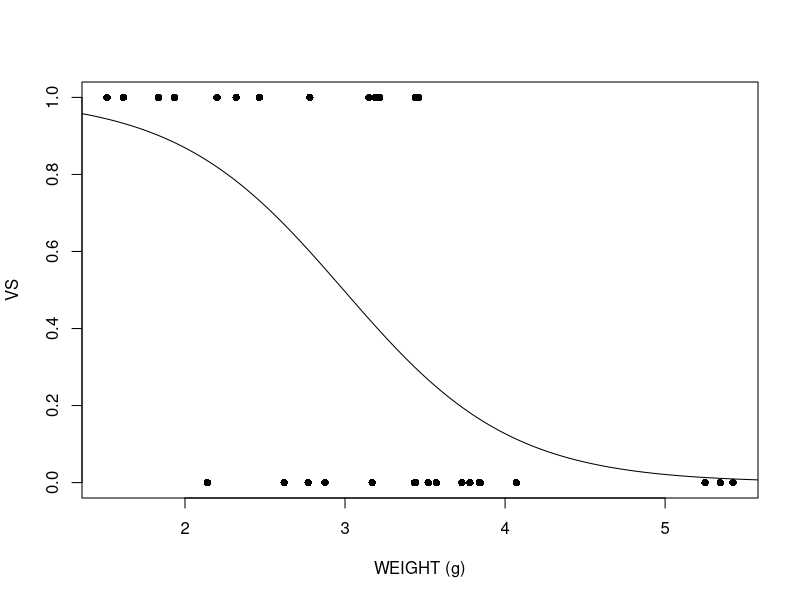
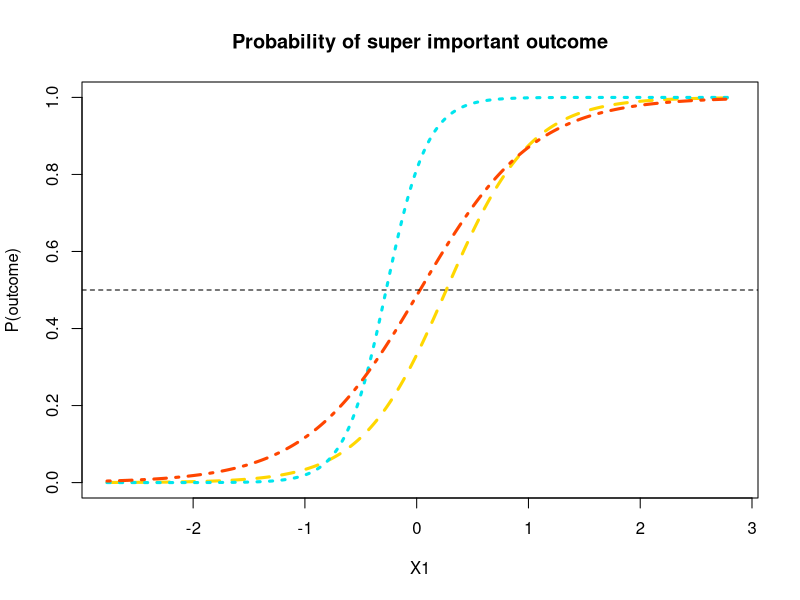

These figures' R source, in order:
## practice with R data
model <- glm(formula= vs ~ wt + disp, data=mtcars, family=binomial)
summary(model)

newdata = data.frame(wt = 2.1, disp = 180)
predict(model, newdata, type="response")


model_weight <- glm(formula= vs ~ wt, data=mtcars, family=binomial)
summary(model_weight)
range(mtcars$wt)
length(mtcars$wt) # 32
# [1] 1.513 5.424

xweight <- seq(0, 6, 0.01)
length(xweight) # 601
yweight <- predict(model_weight, list(wt = xweight),type="response")
plot(mtcars$wt, mtcars$vs, pch = 16, xlab = "WEIGHT (g)", ylab = "VS")
lines(xweight, yweight)
length(yweight)      


### plotting logistic regression

set.seed(24601) # setting this so the random results will be repeatable 

library(MASS)
covmat <- matrix(c(1.0,   0.2,   0.6, 
                   0.2,   1.0,  -0.5, 
                   0.6,  -0.5,   1.0), nrow=3) # the true cov matrix for my data
data <- mvrnorm(300, mu=c(0,0,0), Sigma=covmat) # generate random data that match that cov matrix
colnames(data) <- c("X1", "X2", "DV")
data <- as.data.frame(data)
data$group <- gl(n=3, k=ceiling(nrow(data)/3), labels=c("a", "b", "c", "d"))
# add some group differences and interaction stuff...
data$DV <- with(data, ifelse(group=="c" & X1 > 0, DV+rnorm(n=1, mean=1), 
                             ifelse(group=="b" & X1 > 0, DV+rnorm(n=1, mean=2) , DV)))
# make DV binary
data$DV <- ifelse(data$DV > 0, 1, 0)
head(data)

contrasts(data$group)

model <- glm(DV ~ (X1 + X2 + group)^2, 
             data=data, na.action="na.exclude",  family="binomial") 

summary(model)
model$coef
# save the coefficient values so we can use them in the equations

b0 <- model$coef[1] # intercept
X1 <- model$coef[2]
X2 <- -model$coef[3]
groupb <- model$coef[4]
groupc <- model$coef[5]
X1.X2 <- model$coef[6]
X1.groupb <- model$coef[7]
X1.groupc <- model$coef[8]
X2.groupb <- model$coef[9]
X2.groupc <- model$coef[10]

X1_range <- seq(from=min(data$X1), to=max(data$X1), by=.01)
X1_range

X2_val <- mean(data$X2) # by plugging in the mean as the value for X2,
#I'll be generating plots that show the relationship between X1 and the outcome 
# "for someone with an average X2".

a_logits <- b0 + 
  X1*X1_range + 
  X2*X2_val + 
  groupb*0 + 
  groupc*0 + 
  X1.X2*X1_range*X2_val + 
  X1.groupb*X1_range*0 + 
  X1.groupc*X1_range*0 + 
  X2.groupb*X2_val*0 + 
  X2.groupc*X2_val*0 # the reference group

b_logits <- b0 + 
  X1*X1_range + 
  X2*X2_val + 
  groupb*1 + 
  groupc*0 + 
  X1.X2*X1_range*X2_val + 
  X1.groupb*X1_range*1 + 
  X1.groupc*X1_range*0 + 
  X2.groupb*X2_val*1 + 
  X2.groupc*X2_val*0

c_logits <- b0 + 
  X1*X1_range + 
  X2*X2_val + 
  groupb*0 + 
  groupc*1 + 
  X1.X2*X1_range*X2_val + 
  X1.groupb*X1_range*0 + 
  X1.groupc*X1_range*1 + 
  X2.groupb*X2_val*0 + 
  X2.groupc*X2_val*1

# Compute the probibilities (this is what will actually get plotted):
a_probs <- exp(a_logits)/(1 + exp(a_logits))
b_probs <- exp(b_logits)/(1 + exp(b_logits))
c_probs <- exp(c_logits)/(1 + exp(c_logits))
#Plot time!
  # We'll start by plotting the ref group:
  plot(X1_range, a_probs, 
       ylim=c(0,1),
       type="l", 
       lwd=3, 
       lty=2, 
       col="gold", 
       xlab="X1", ylab="P(outcome)", main="Probability of super important outcome")


# Add the line for people who are in the b group
lines(X1_range, b_probs, 
      type="l", 
      lwd=3, 
      lty=3, 
      col="turquoise2")

# Add the line for people who are in the c group
lines(X1_range, c_probs, 
      type="l", 
      lwd=3, 
      lty=4, 
      col="orangered")

# add a horizontal line at p=.5
abline(h=.5, lty=2)

